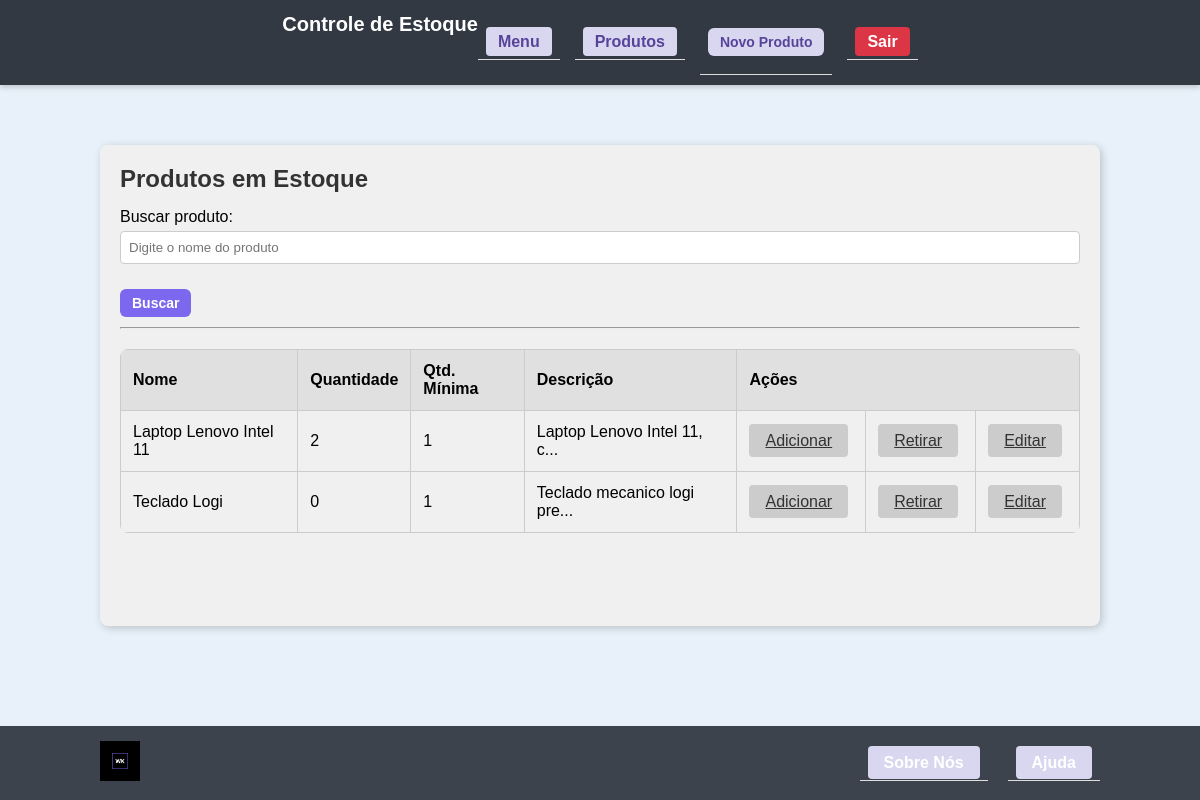
The page /produtos/ (signed in) on the database as committed earlier.
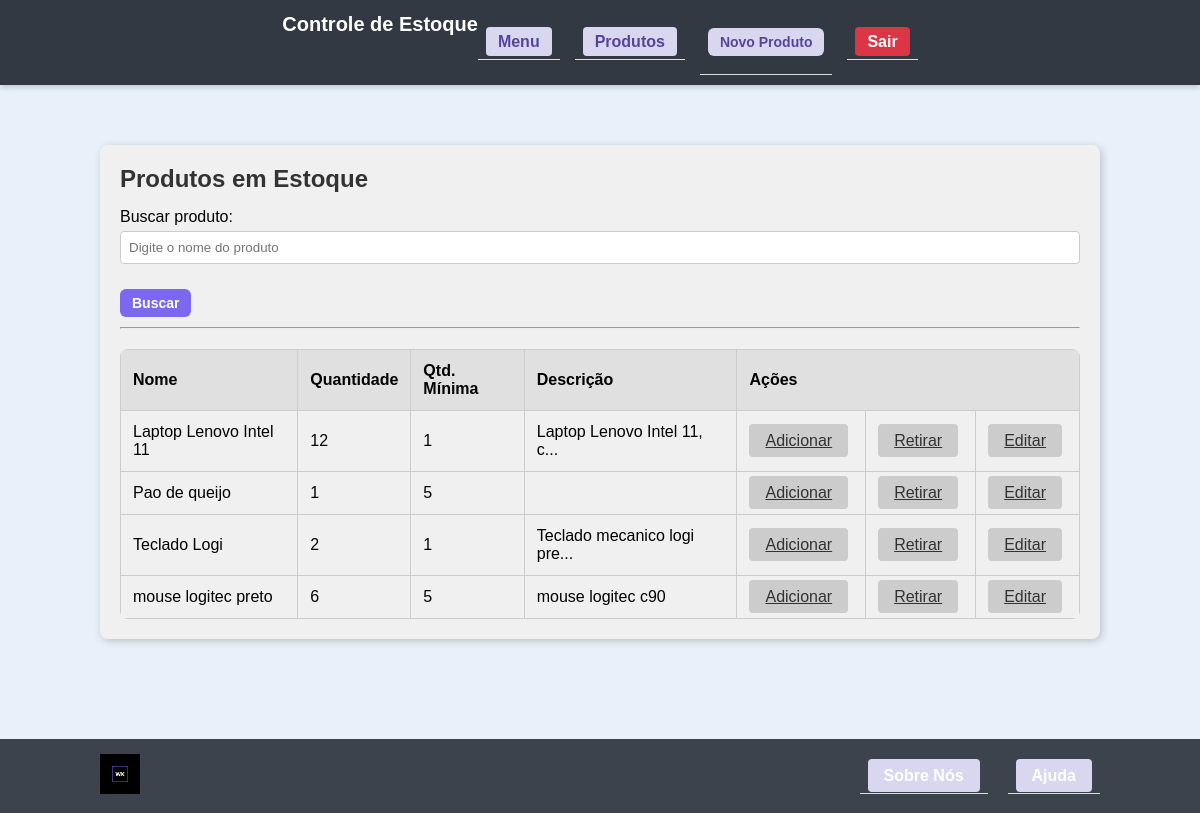
The same page on the database as committed later.
### app/models.py (models this page shows)
class Produto(db.Model):
    id = db.Column(db.Integer, primary_key=True)
    nome = db.Column(db.String, nullable=True)
    quantidade = db.Column(db.Integer, nullable=True)
    quantidade_minima = db.Column(db.Integer, nullable=True, default = 0)
    descricao = db.Column(db.Text, nullable=True)

### app/views.py (the view)
@app.route('/produtos/', methods=['GET', 'POST'])
@login_required
def produtos():
    form = ProdutoForm()
    termo_busca = request.args.get('busca', '')
    if termo_busca:
        produtos = Produto.query.filter(Produto.nome.ilike(f'%{termo_busca}%')).all()
    else:
        produtos = Produto.query.order_by(Produto.nome.asc()).all()
    if form.validate_on_submit():
        form.save()
        flash('Produto cadastrado com sucesso!', 'success')
        return redirect(url_for('produtos'))
    return render_template('produtos.html', form=form, produtos=produtos)

### app/forms.py (shortened to what this page needs)
class ProdutoForm(FlaskForm):
    nome = StringField('Nome do Produto', validators=[
        DataRequired(message="O nome é obrigatório."),
        Length(max=100, message="O nome deve ter no máximo 100 caracteres.")
    ])
    quantidade = IntegerField('Quantidade em Estoque', validators=[
        DataRequired(message="Informe a quantidade."),
        NumberRange(min=0, message="A quantidade não pode ser negativa.")
    ])
    quantidade_minima = IntegerField('Quantidade Mínima Permitida', validators=[
        DataRequired(message="Informe a quantidade mínima."),
        NumberRange(min=0, message="A quantidade mínima não pode ser negativa.")
    ])
    descricao = TextAreaField('Descrição do Produto', validators=[
        Length(max=1000, message="A descrição deve ter no máximo 1000 caracteres.")
    ])
    btnSubmit = SubmitField('Salvar')
    def __init__(self, *args, produto=None, **kwargs):
        super().__init__(*args, **kwargs)
        self.produto = produto  # Produto atual (usado na edição)

### app/models.py (called while the page is built)
@login_manager.user_loader
def load_user(user_id):
    return User.query.get(user_id)

### app/templates/produtos.html
{% extends 'base.html' %}
{% block content %}
<div class="formulario expandida">
    <h2>Produtos em Estoque</h2>
    <form method="GET" action="{{ url_for('produtos') }}">
        <label for="busca">Buscar produto:</label>
        <input type="text" name="busca" id="busca" placeholder="Digite o nome do produto">
        <button type="submit" class="botao pequeno">Buscar</button>
    </form>
    <hr>
    <table>
        <thead>
            <tr>
                <th>Nome</th>
                <th>Quantidade</th>
                <th>Qtd. Mínima</th>
                <th>Descrição</th>
                <th colspan="3">Ações</th>
            </tr>
        </thead>
        <tbody>
            {% for produto in produtos %}
            <tr>
                <td>{{ produto.nome }}</td>
                <td>{{ produto.quantidade }}</td>
                <td>{{ produto.quantidade_minima }}</td>
                <td>{{ produto.descricao[:25] }}{{ '...' if produto.descricao|length > 25 else '' }}</td>
                <td>
                    <a href="{{ url_for('adicionar_produto', id=produto.id) }}" class="btn-secondary">Adicionar</a>
                </td>
                <td>
                    <a href="{{ url_for('retirar_produto', id=produto.id) }}" class="btn-secondary">Retirar</a>
                </td>
                <td>
                    <a href="{{ url_for('editar_produto', id=produto.id) }}" class="btn-secondary">Editar</a>
                </td>
            </tr>
            {% endfor %}
        </tbody>
    </table>
</div>
{% endblock %}

Rows that differ between the two databases and show on the page:
changed Produto "Laptop Lenovo Intel 11": quantidade "2" → "12"
added Produto: nome "Pao de queijo", quantidade "1", quantidade_minima "5"
changed Produto "Teclado Logi": quantidade "0" → "2"
added Produto: nome "mouse logitec preto", quantidade "6", quantidade_minima "5", descricao "mouse logitec c90"
